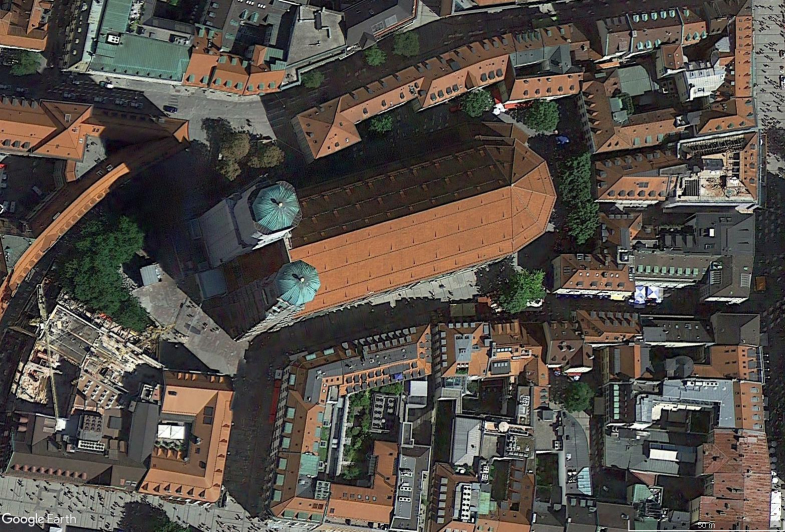
%> input picture Images/Frauenkirche/2012_08.jpg, 1570 x 1064 px (shown at 1/2 size)
$ octave test_ransac.m   (GNU Octave 9; MATLAB toolbox functions it lacks are replaced by stand-ins)
%> lines starting %> are read from the running program, lines starting %| are printed output that depends on the picture
I1_raw = rgb2gray(imread('./Images/2012_08.jpg'));
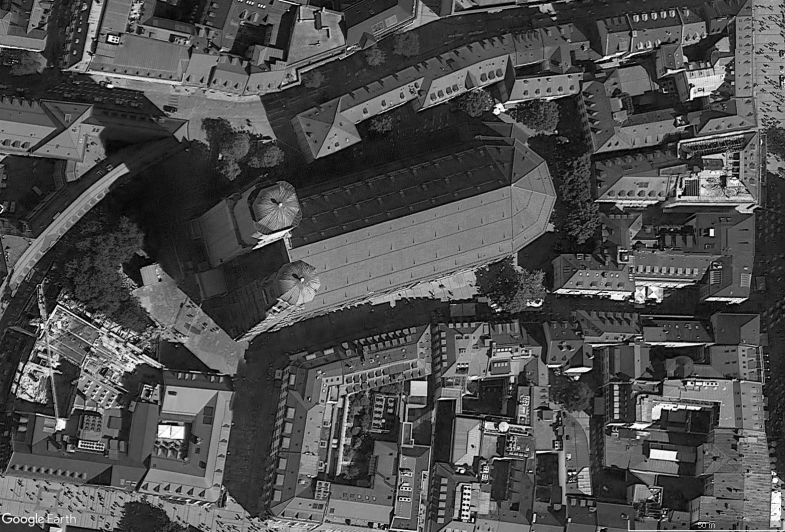
%> I1_raw: size 1064x1570 uint8 (shown at 1/2 size); min 0, max 255, mean 78.3
I2_raw = rgb2gray(imread('./Images/2015_07.jpg'));
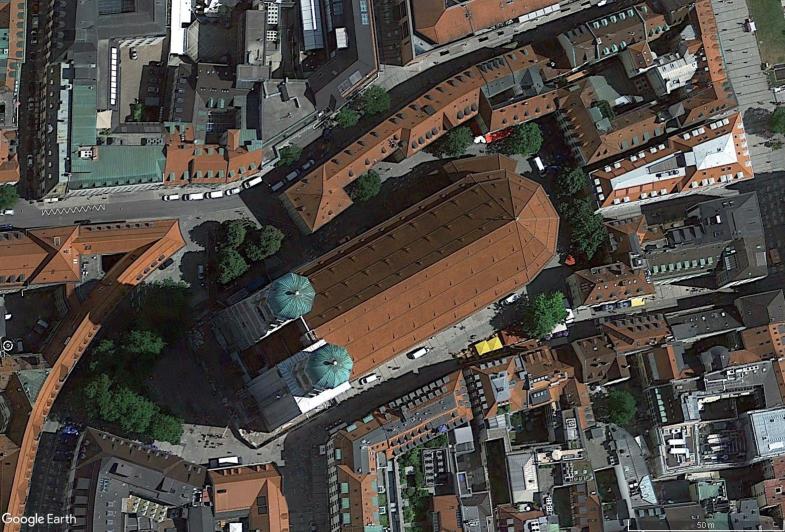
%> input picture Images/Frauenkirche/2015_07.jpg, 1570 x 1064 px (shown at 1/2 size)
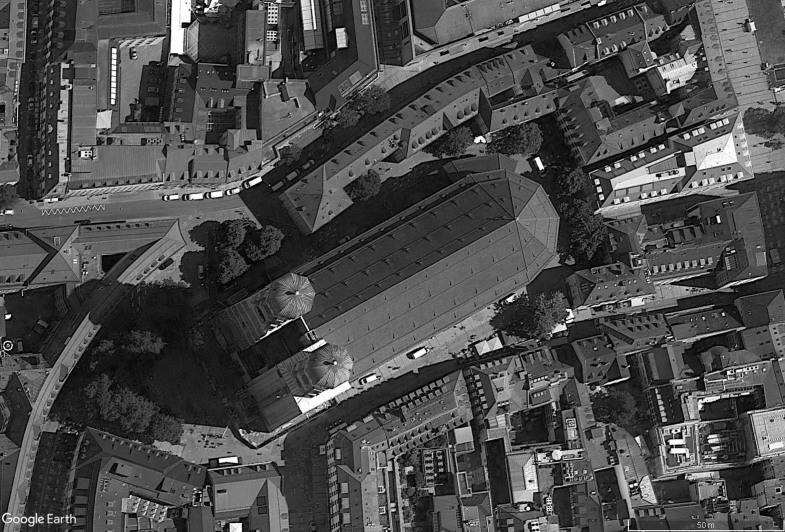
%> I2_raw: size 1064x1570 uint8 (shown at 1/2 size); min 0, max 255, mean 75.9

I1 = adapthisteq(I1_raw,'NumTiles',[10 10]);
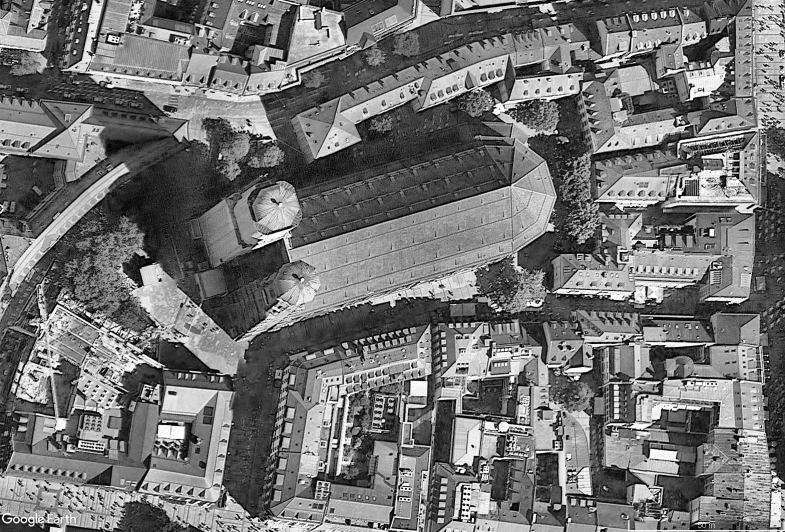
%> I1: size 1064x1570 uint8 (shown at 1/2 size); min 0, max 255, mean 115
I2 = adapthisteq(I2_raw,'NumTiles',[10 10]);
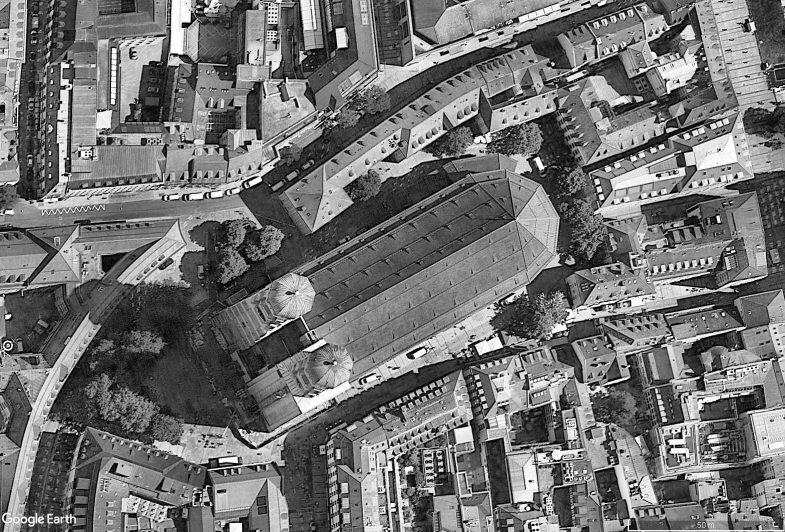
%> I2: size 1064x1570 uint8 (shown at 1/2 size); min 0, max 255, mean 114.3

%> (the run ends here)
